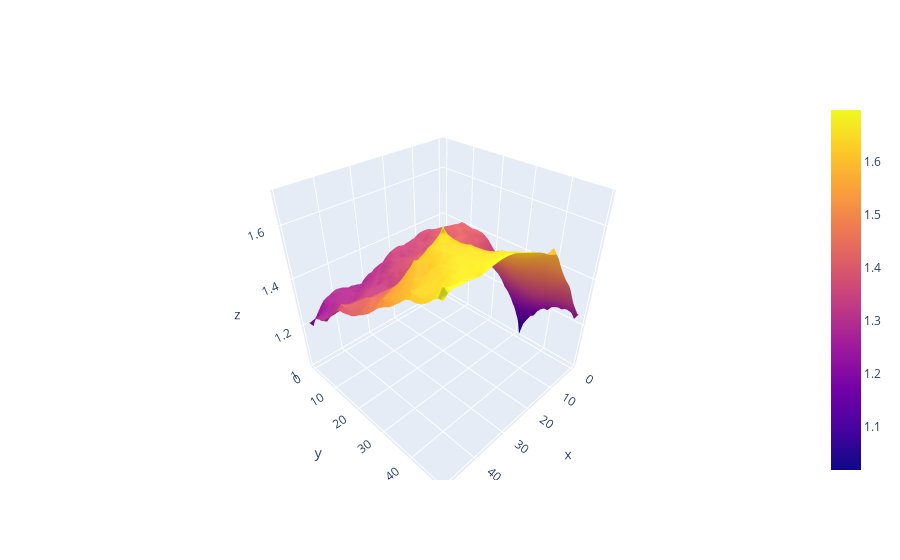

Notebook source saved alongside this figure:
### Code cell
lado = 50
Z = generar_terreno(tamaño=(lado, lado),
               altura_min=1,
               altura_max=2,
               variabilidad=0.3,
               semilla=None)

x = np.linspace(-lado/2, lado/2, lado)
y = np.linspace(-lado/2, lado/2, lado)

X,Y = np.meshgrid(x,y)

fig = go.Figure(data=[go.Surface(z=Z)])
fig.show()

### Figure 1 — Plotly figure (JSON) as saved in the notebook; plotly's stock layout.template omitted (floating-point values rounded to 4 significant figures; data arrays with more than 128 entries replaced by an {"elided": "..."} marker saying what was removed)
{"data": [{"type": "surface", "z": {"elided": "50x50 float values"}}], "layout": {"autosize": true, "scene": {"aspectmode": "auto", "aspectratio": {"x": 1, "y": 1, "z": 1}}}}
